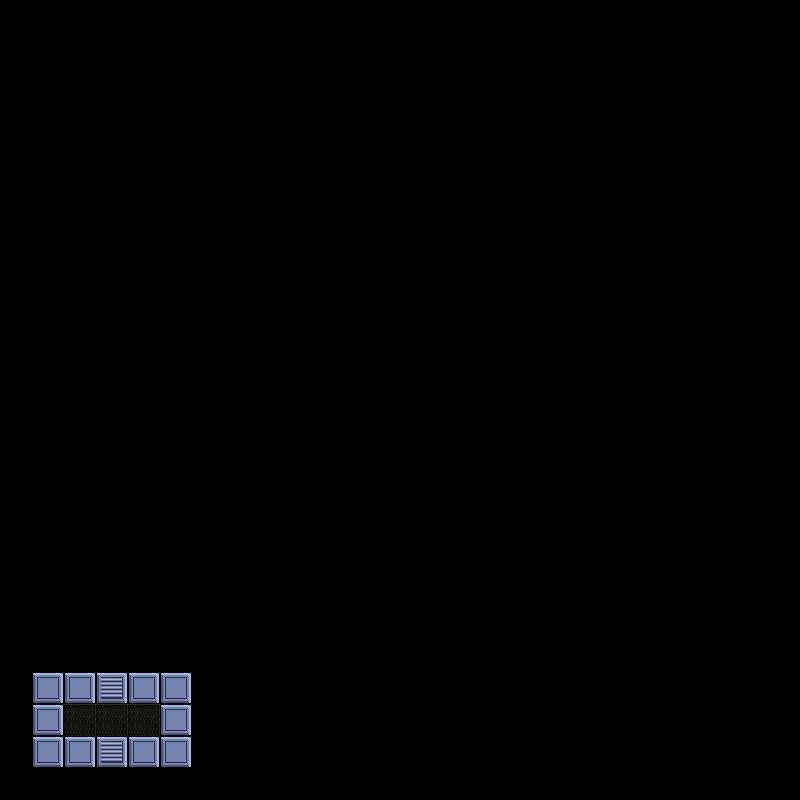

Rendered tile map (Tiled .tmx) drawn with the repository's tilesets; below, a short description and the map source with its tile grids summarised:
An orthogonal 25x25 tile map with 32x32 px tiles, 3 tile layers (floor, tiles, objects) and 4 objects (3x fixture, object).

<map version="1.0" orientation="orthogonal" renderorder="right-down" width="25" height="25" tilewidth="32" tileheight="32" nextobjectid="8">
 <tileset firstgid="1" name="tileset1" tilewidth="32" tileheight="32" tilecount="256" columns="16">
  <image source="../../../images/tiles/tileset1.png" width="512" height="512" />
  <tile id="16">
   <properties>
    <property name="solid" value="true" />
   </properties>
  </tile>
  <tile id="17">
   <properties>
    <property name="solid" value="true" />
   </properties>
  </tile>
 </tileset>
 <layer name="floor" width="25" height="25">
  <data>[625 cells, 3 non-empty, 1 distinct tile ids]</data>
 </layer>
 <layer name="tiles" width="25" height="25">
  <data>[625 cells, 12 non-empty, 2 distinct tile ids]</data>
 </layer>
 <layer name="objects" width="25" height="25">
  <data>[625 cells, 0 non-empty, 0 distinct tile ids]</data>
 </layer>
 <objectgroup name="obj">
  <object id="2" name="wall-body" type="object" x="32" y="672" width="160" height="32">
   <properties>
    <property name="bodyType" value="StaticBody" />
   </properties>
  </object>
  <object id="4" name="wall" type="fixture" x="32" y="704" width="32" height="32">
   <properties>
    <property name="body" value="wall-body" />
   </properties>
  </object>
  <object id="5" name="wall2" type="fixture" x="32" y="736" width="160" height="32">
   <properties>
    <property name="body" value="wall-body" />
   </properties>
  </object>
  <object id="7" name="wall3" type="fixture" x="160" y="704" width="32" height="32">
   <properties>
    <property name="body" value="wall-body" />
   </properties>
  </object>
 </objectgroup>
</map>
